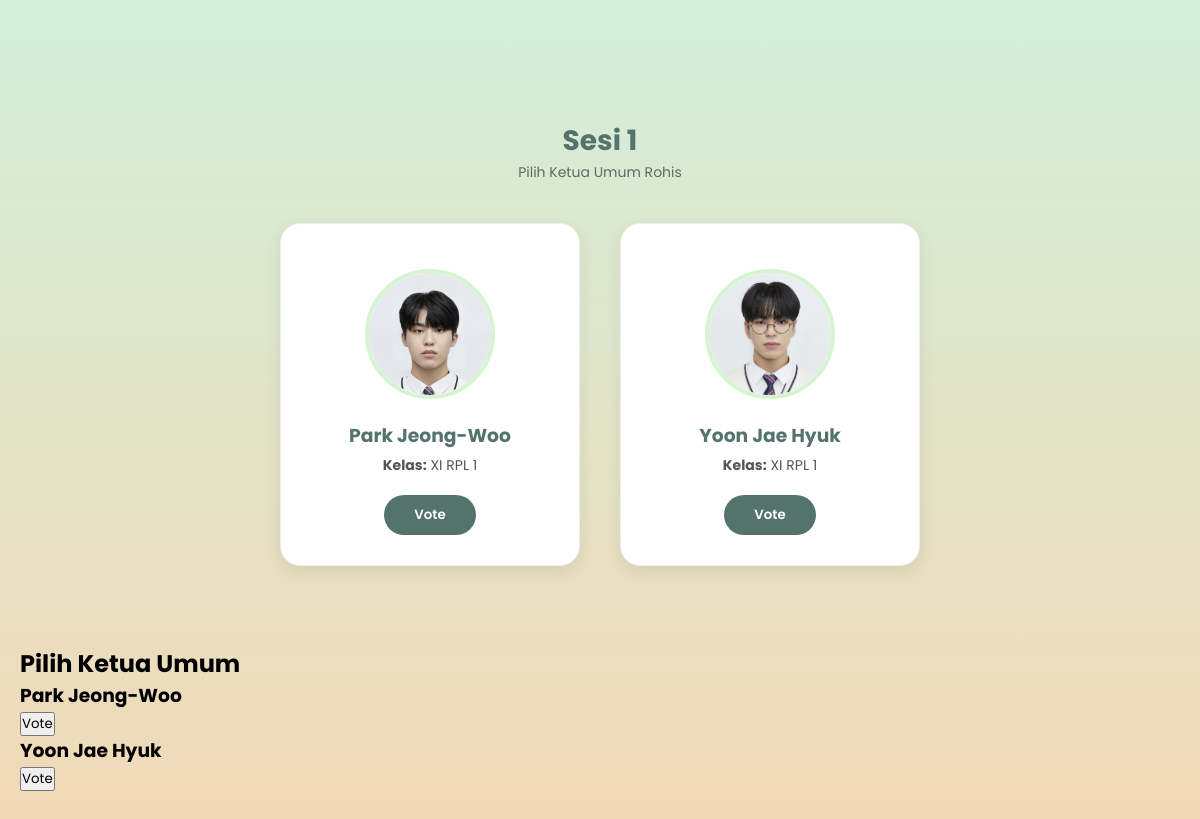
/anggota/votingketum.php, run on the app's committed database.
### tables this page shows
CREATE TABLE `kandidat` (
  `id_kandidat` int(11) NOT NULL,
  `nama_kandidat` varchar(100) NOT NULL,
  `jabatan` enum('Ketua Umum','Koordinator Akhwat') NOT NULL,
  `no_urut` int(11) NOT NULL,
  `foto` varchar(255) NOT NULL,
  `visi_misi` text DEFAULT NULL,
  `kelas` varchar(50) DEFAULT NULL,
  `suara` int(11) DEFAULT 0
);

### anggota/votingketum.php (the view, shortened to what this page needs)
<?php
include "../koneksi.php";
$query_ketua = mysqli_query($konek, "SELECT * FROM kandidat WHERE jabatan='Ketua Umum'");
?>
<!DOCTYPE html>
<html lang="id">
<head>
</head>
<body>
<div class="section-title">
    <h2>Sesi 1</h2>
    <p>Pilih Ketua Umum Rohis</p>
</div>
<div class="vote-container">
<?php while($data = mysqli_fetch_assoc($query_ketua)) { ?>
    <div class="kandidat-card">
        <img src="../uploads/<?php echo $data['foto']; ?>" alt="Foto Kandidat">
        <h3><?php echo $data['nama_kandidat']; ?></h3>
        <p><strong>Kelas:</strong> <?php echo $data['kelas']; ?></p>
        <form method="POST" action="../admin/proses_vote.php">
            <button type="submit" class="btn-vote">Vote</button>
        </form>
    </div>
<?php } ?>
</div><?php
include "../koneksi.php";
$query_ketua = mysqli_query($konek,
    "SELECT * FROM kandidat WHERE jabatan='Ketua Umum'");
?>
<h2>Pilih Ketua Umum</h2>
<?php while($data = mysqli_fetch_assoc($query_ketua)) { ?>
    <div>
        <h3><?= $data['nama_kandidat']; ?></h3>
        <form method="POST" action="proses_vote_ketua.php">
            <button type="submit">Vote</button>
        </form>
    </div>
<?php } ?>

### anggota/votingketum.php (style rules this page uses)
* { margin: 0; padding: 0; box-sizing: border-box; font-family: "Poppins", sans-serif; }
body { background: linear-gradient(180deg, #d3efda 0%, #f2d8b5 100%); min-height: 100vh; padding: 120px 20px 60px; }
.section-title { text-align: center; color: #54736c; margin-bottom: 40px; }
.section-title h2 { font-size: 28px; }
.section-title p { font-size: 14px; color: #666; }
.vote-container { max-width: 1200px; margin: auto; display: flex; justify-content: center; gap: 40px; flex-wrap: wrap; margin-bottom: 80px; }
.kandidat-card { background: #ffffff; padding: 30px 25px; border-radius: 20px; width: 300px; text-align: center; box-shadow: 0 6px 18px rgba(0, 0, 0, 0.08); transition: 0.3s; border: 1px solid #eee; }
.kandidat-card img { width: 130px; height: 130px; object-fit: cover; border-radius: 50%; margin: 15px 0; border: 4px solid #d4f5d0; }
.kandidat-card h3 { color: #54736c; margin-bottom: 5px; }
.kandidat-card p { font-size: 14px; color: #555; margin: 4px 0; }
.btn-vote { margin-top: 15px; padding: 10px 30px; background: #54736c; color: white; border: none; border-radius: 25px; cursor: pointer; font-weight: 600; transition: 0.3s; }

### data on the page
kandidat: foto (picture), nama_kandidat "Park Jeong-Woo", kelas "XI RPL 1"
kandidat: foto (picture), nama_kandidat "Yoon Jae Hyuk", kelas "XI RPL 1"
